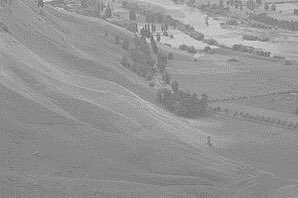
#> input picture pics/blurred2.jpg, 298 x 198 px, found by its file name
$ jupyter execute tp02.ipynb
#> lines starting #> are read from the running program, lines starting #| are printed output that depends on the picture
### belkacem dounia

### **" TP02: Amélioration du Contraste d'Images par Égalisation d'Histogramme Globale et Analyse des Résultats"**

## **1. Introduction**

L'égalisation d'histogramme est une technique fondamentale en TIM, utilisée pour améliorer le contraste d'une image en redistribuant les niveaux d'intensité.

---

## **2. Théories et Concepts**

### **2.1. Histogramme d'une image**

Un histogramme représente la distribution des niveaux de gris d'une image. Il permet d'analyser la répartition des intensités lumineuses et de détecter des problèmes comme un faible contraste.

### **2.2. Égalisation d'histogramme**

L'égalisation d'histogramme est une méthode qui redistribue les niveaux de gris pour occuper toute la plage dynamique disponible (typiquement [0, 255]). Cela améliore le contraste, en particulier pour les images où les niveaux de gris sont concentrés dans une plage étroite.

La transformation est définie par la fonction de distribution cumulative (CDF) normalisée :

$$
T(i) = \text{round}\left(\frac{\text{CDF}(i) - \text{CDF}_{\text{min}}}{\text{total pixels} - \text{CDF}_{\text{min}}} \times (L - 1)\right)
$$

où \( L \) est le nombre de niveaux de gris (256 pour une image 8 bits).

---

## **3. Méthodologie**

### **3.1. Étapes principales**

1. **Chargement de l'image** : Lecture de l'image et conversion en niveaux de gris.
2. **Calcul de l'histogramme** : Comptage des occurrences de chaque niveau de gris.
3. **Égalisation d'histogramme** :
   - Calcul de la CDF.
   - Normalisation de la CDF pour redistribuer les niveaux de gris.
4. **Visualisation des résultats** :
   - Affichage de l'image avant et après égalisation.
   - Comparaison des histogrammes.

---

## **4. Résultats**

- **Histogramme avant égalisation** : L'histogramme montre une concentration des niveaux de gris dans une plage étroite, indiquant un faible contraste.

- **Histogramme après égalisation** : L'histogramme est redistribué sur toute la plage dynamique, ce qui améliore le contraste de l'image.

## **5. Conclusion**

L'égalisation d'histogramme est une méthode efficace pour améliorer le contraste des images. Cependant, elle peut introduire des artefacts dans certaines régions de l'image, notamment lorsque les niveaux de gris sont très concentrés. Une approche locale, comme l'égalisation d'histogramme adaptative (CLAHE), pourrait être envisagée pour des résultats plus précis.

[cell 1]
import numpy as np
from PIL import Image
import matplotlib.pyplot as plt

def image_to_grayscale(image_path):
    image = Image.open(image_path)
#> image is the input picture: PIL image 298x198 RGB; min 95, max 227, mean 147.6
    gray_image = image.convert("L")
    return gray_image

def display_image(image, title):
    plt.imshow(image, cmap='gray')
    plt.title(title)
    plt.axis('off')
    plt.show()

def plot_histogram(image, title):
    plt.hist(np.array(image).flatten(), bins=256, range=[0, 256], color='black', alpha=0.7)
    plt.title(title)
    plt.xlabel('Intensity Value')
    plt.ylabel('Pixel Count')
    plt.show()

def histogram_equalization(image):

    image_array = np.array(image)


    histogram = [0] * 256
    for pixel in image_array.flatten():
        histogram[pixel] += 1
#> this loop made 59004 passes
#> pixel on passes 1 to 3: 156, 133, 137
#> after the loop, histogram = 256 values, max 2972 at index 136, min 0 at index 0, mean 230.5


    c = [0] * 256
    c[0] = histogram[0]
    for i in range(1, 256):
        c[i] = c[i - 1] + histogram[i]
#> after the loop, c = 256 values from 0 to 59004


    c_normalized = [0] * 256
    total_pixels = image_array.size
#> total_pixels = 59004
    for i in range(256):
        c_normalized[i] = int(c[i] * 255 / total_pixels)
#> after the loop, c_normalized = 256 values from 0 to 255


    image_equalized = np.zeros_like(image_array)
    for i in range(image_array.shape[0]):
        for j in range(image_array.shape[1]):
            image_equalized[i, j] = c_normalized[image_array[i, j]]
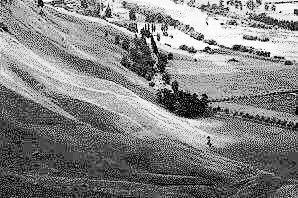
#> image_equalized: shape (198, 298); min 0, max 255, mean 129.8


    equalized_image = Image.fromarray(np.uint8(image_equalized))

    return equalized_image

image_path = r'C:\Users\DELL\Desktop\tp_tim\pics\blurred2.jpg'

gray_image = image_to_grayscale(image_path)
equalized_image = histogram_equalization(gray_image)

display_image(gray_image, "Input Image")
plot_histogram(gray_image, "Histogram of Input Image")
#> in plot_histogram, `plt.show()`:
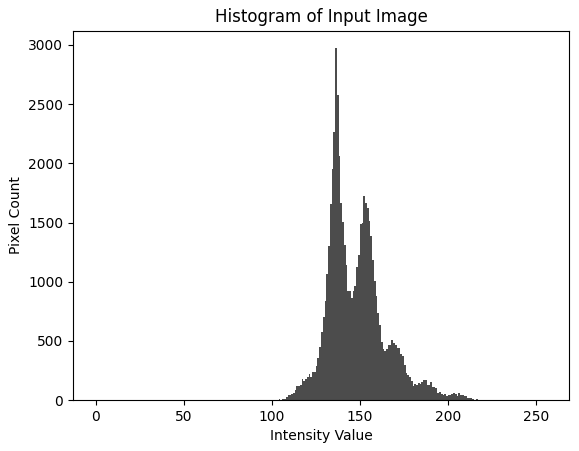
#> figure drawn by matplotlib, 1 panel; tallest bar 2972 high, from x = 136 to 137

display_image(equalized_image, "Equalized Image")
plot_histogram(equalized_image, "Histogram of Equalized Image")
#> call 2 of plot_histogram, with title = 'Histogram of Equalized Image'
#> in plot_histogram (call 2), `plt.show()`:
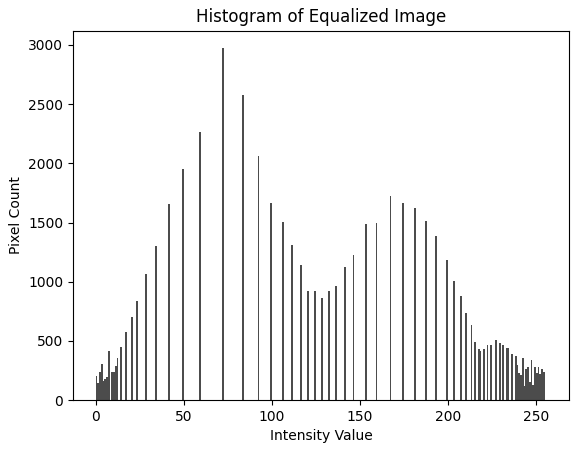
#> figure drawn by matplotlib, 1 panel; tallest bar 2972 high, from x = 72 to 73

$ run again, with pics/blurred1.jpg copied over pics/blurred2.jpg
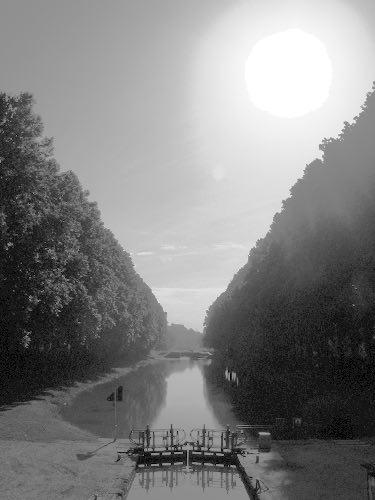
#> input picture pics/blurred1.jpg, 375 x 500 px, found by its file name
#> in image_to_grayscale, image is the input picture: PIL image 375x500 RGB; min 0, max 255, mean 129.4
#> the loop in histogram_equalization, `for pixel in image_array.flatten():` made 187500 passes
#> pixel on passes 1 to 3: 143, 143, 143
#> after the loop in histogram_equalization, `for pixel in image_array.flatten():`: histogram = 256 values, max 5612 at index 255, min 61 at index 251, mean 732.4
#> after the loop in histogram_equalization, `for i in range(1, 256):`: c = 256 values from 660 to 187500
#> after the loop in histogram_equalization, `for i in range(256):`: c_normalized = 256 values from 0 to 255
#> in plot_histogram, `plt.show()`:
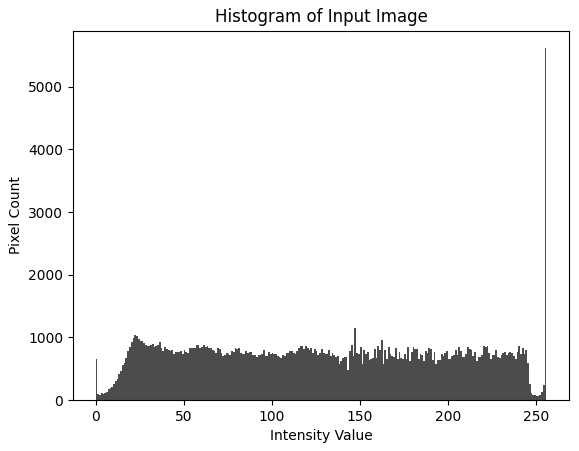
#> figure drawn by matplotlib, 1 panel; tallest bar 5612 high, from x = 255 to 256
#> in plot_histogram (call 2), `plt.show()`:
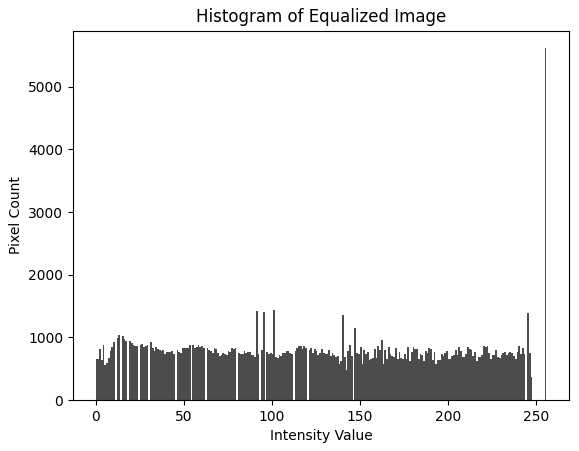
#> figure drawn by matplotlib, 1 panel; tallest bar 5612 high, from x = 255 to 256
